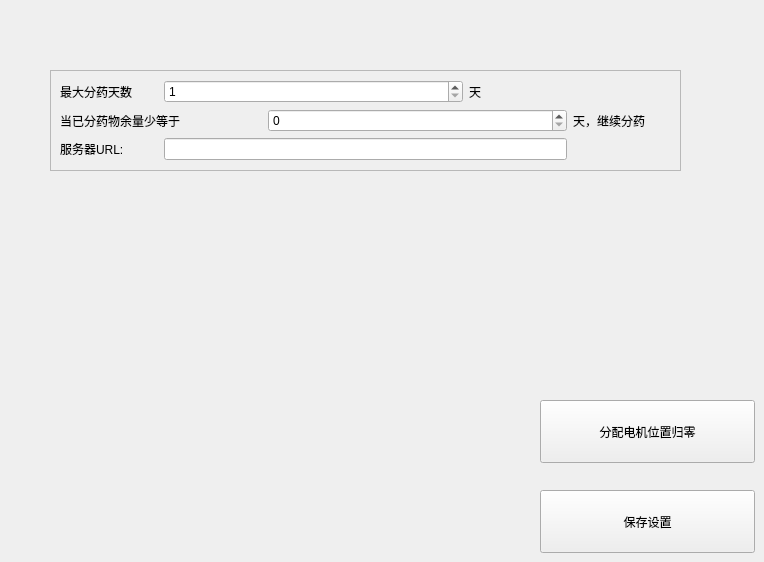
      <widget class="QWidget" name="setting_page">
       <widget class="QPushButton" name="btn_save_settings">
        <property name="geometry">
         <rect>
          <x>540</x>
          <y>490</y>
          <width>215</width>
          <height>63</height>
         </rect>
        </property>
        <property name="text">
         <string>保存设置</string>
        </property>
       </widget>
       <widget class="QFrame" name="frame_2">
        <property name="geometry">
         <rect>
          <x>50</x>
          <y>70</y>
          <width>631</width>
          <height>101</height>
         </rect>
        </property>
        <property name="frameShape">
         <enum>QFrame::StyledPanel</enum>
        </property>
        <property name="frameShadow">
         <enum>QFrame::Raised</enum>
        </property>
        <layout class="QGridLayout" name="gridLayout_3">
         <item row="1" column="5">
          <widget class="QLabel" name="label_7">
           <property name="text">
            <string>天，继续分药</string>
           </property>
          </widget>
         </item>
         <item row="0" column="4">
          <widget class="QLabel" name="label_8">
           <property name="text">
            <string>天</string>
           </property>
          </widget>
         </item>
         <item row="0" column="0">
          <widget class="QLabel" name="label_5">
           <property name="text">
            <string>最大分药天数</string>
           </property>
          </widget>
         </item>
         <item row="1" column="2" colspan="3">
          <widget class="QSpinBox" name="spinBox_expiry_threshold"/>
         </item>
         <item row="1" column="0" colspan="2">
          <widget class="QLabel" name="label_6">
           <property name="text">
            <string>当已分药物余量少等于</string>
           </property>
          </widget>
         </item>
         <item row="0" column="1" colspan="3">
          <widget class="QSpinBox" name="spinBox_max_days">
           <property name="suffix">
            <string/>
           </property>
           <property name="prefix">
            <string/>
           </property>
           <property name="minimum">
            <number>1</number>
           </property>
          </widget>
         </item>
         <item row="2" column="0">
          <widget class="QLabel" name="label_9">
           <property name="text">
            <string>服务器URL:</string>
           </property>
          </widget>
         </item>
         <item row="2" column="1" colspan="4">
          <widget class="QLineEdit" name="server_url_lineEdit"/>
         </item>
        </layout>
       </widget>
       <widget class="QPushButton" name="btn_zero_motor_position">
        <property name="geometry">
         <rect>
          <x>540</x>
          <y>400</y>
          <width>215</width>
          <height>63</height>
         </rect>
        </property>
        <property name="text">
         <string>分配电机位置归零</string>
        </property>
       </widget>
      </widget>
